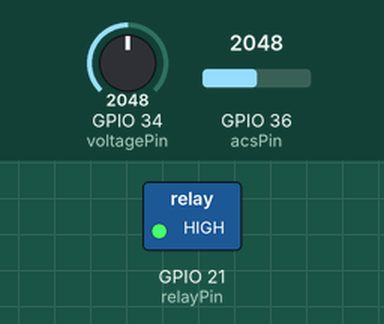
This sketch was run on a simulated ESP32. On the bench: switched loads named in the sketch (green lamp = pin HIGH). Dashed ring = blinking. The test bench sets the inputs (shaded band); at power-on: GPIO 34 (voltagePin) = 2048, GPIO 36 (acsPin) = 2048. What the sketch prints to the serial monitor is not drawn.

Above: at 0.5 s.
Timing chart, 0 to 4.6 s (numbered marks = the images above):
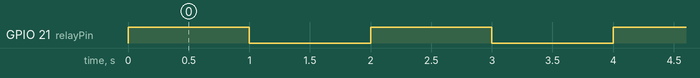

Measured:
- by itself, GPIO 21 (relayPin): alternates HIGH for 1.0 s and LOW for 1.0 s

The sketch:

current_sensor.ino
```cpp
// Include the ESP32 library
#include <Arduino.h>

// Define the pin connected to the relay
const int relayPin = 21; // D21

// Define the pins connected to the ACS712 and voltage sensor
const int acsPin = 36; // Analog pin for ACS712
const int voltagePin = 34; // Analog pin for voltage sensor

void setup() {
  // Set the relay pin as an output
  pinMode(relayPin, OUTPUT);

  // Initialize serial communication for debugging purposes
  Serial.begin(115200);
}

void loop() {
  // Read the analog voltage from ACS712
  int sensorValueACS = analogRead(acsPin);

  // Convert the analog value to current (adjust sensitivity according to your ACS712 model)
  float voltageACS = sensorValueACS * (5.0 / 1023.0);
  float current = voltageACS / 0.185; // Sensitivity for ACS712 model (185mV/A)

  // Read the analog voltage from the voltage sensor
  int sensorValueVoltage = analogRead(voltagePin);

  // Convert the analog value to voltage (adjust based on your voltage sensor characteristics)
  float voltage = sensorValueVoltage * (5.0 / 1023.0) * 2; // Assuming a voltage divider circuit

  // Print current and voltage values to serial monitor in CSV format for each graph
  Serial.print(current); // Print current value
  Serial.print(","); // Separate values with a comma
  Serial.println(voltage); // Print voltage value

  // Turn on the relay (this may depend on the relay module, some may be active LOW)
  digitalWrite(relayPin, HIGH);
  delay(1000); // Wait for 1 second

  // Turn off the relay
  digitalWrite(relayPin, LOW);
  delay(1000); // Wait for 1 second
}
```
